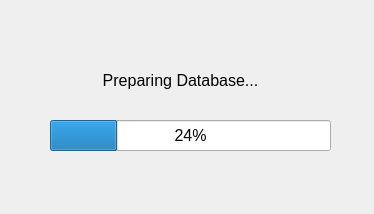
<?xml version="1.0" encoding="UTF-8"?>
<ui version="4.0">
 <class>Dialog</class>
 <widget class="QDialog" name="Dialog">
  <property name="geometry">
   <rect>
    <x>0</x>
    <y>0</y>
    <width>374</width>
    <height>214</height>
   </rect>
  </property>
  <property name="windowTitle">
   <string>Dialog</string>
  </property>
  <widget class="QLabel" name="label">
   <property name="geometry">
    <rect>
     <x>40</x>
     <y>60</y>
     <width>281</width>
     <height>41</height>
    </rect>
   </property>
   <property name="font">
    <font>
     <pointsize>12</pointsize>
    </font>
   </property>
   <property name="text">
    <string>Preparing Database...</string>
   </property>
   <property name="alignment">
    <set>Qt::AlignCenter</set>
   </property>
  </widget>
  <widget class="QProgressBar" name="progressBar">
   <property name="geometry">
    <rect>
     <x>50</x>
     <y>120</y>
     <width>281</width>
     <height>31</height>
    </rect>
   </property>
   <property name="font">
    <font>
     <pointsize>12</pointsize>
    </font>
   </property>
   <property name="value">
    <number>24</number>
   </property>
  </widget>
 </widget>
 <resources/>
 <connections/>
</ui>
